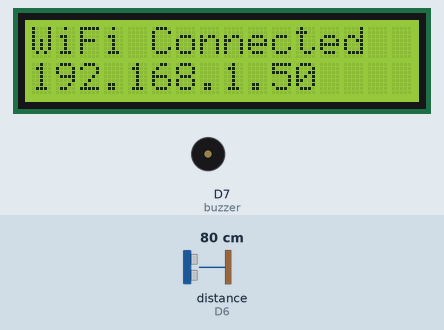
A sketch run on a simulated ESP8266 (NodeMCU). Shown: 16×2 character LCD, buzzer (waves = sounding, pin HIGH). Wiring (inferred from the names in the program): ultrasonic range finder: trigger D5; echo D6. The test bench sets the inputs (shaded band); at power-on: distance to the obstacle (sensor on D6) 80 cm. The echo pulse lasts 58.3 µs per cm; WiFi joins after 1.5 s; servers stay silent unless stated; uploads are accepted with an empty reply; pins used as bus, display or sensor lines are not drawn; what the sketch prints to the serial monitor is not drawn.

Above: at 1.7 s.
At 4.8 s:
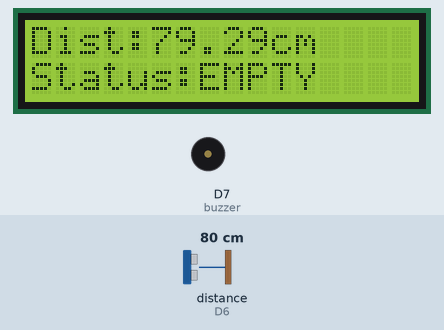
4.9 s: distance to the obstacle (sensor on D6) set to 7 cm
At 7.8 s:
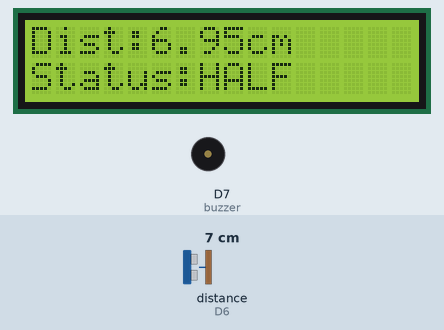
8.9 s: distance to the obstacle (sensor on D6) set to 4 cm
At 11.3 s:
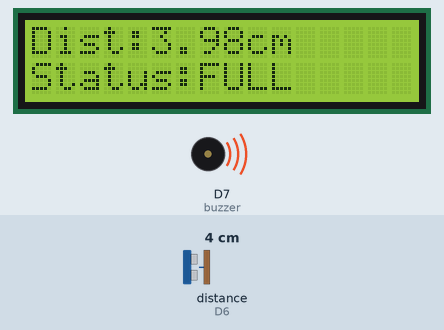
12.9 s: distance to the obstacle (sensor on D6) set to 2 cm
At 13.6 s:
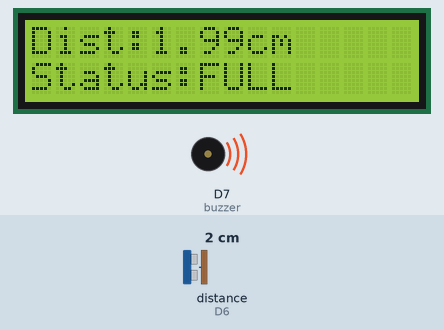
Timing chart, 0 to 15.9 s (numbered marks = the images above; inputs shaded):
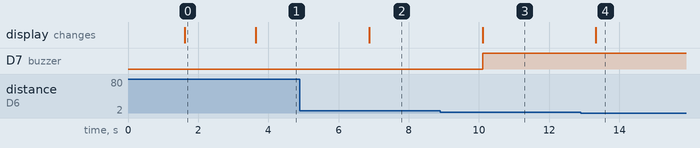

Measured:
- the behaviour switches between 6 and 5 cm on distance to the obstacle (sensor on D6) (found by bisection; images 2 and 3)
- after the input at 4.9 s, the display: changes after 2.0 s (image 2)
- after the input at 8.9 s, D7 (buzzer): LOW → HIGH after 1.2 s; the display: changes after 1.2 s (image 3)
- after the input at 12.9 s, the display: changes after 0.43 s (image 4)
- what the display in image 0 shows lasts 2.0 s, from 1.6 s to 3.6 s

The sketch:

arduino_code_main.ino
```cpp
#include <ESP8266WiFi.h>
#include <ESP8266HTTPClient.h>
#include <Wire.h>
#include <LiquidCrystal_I2C.h>

// WiFi settings
const char* ssid = "Student s";
const char* password = "244466666";

// Server URL
const char* serverName = "http://10.232.102.202:3000/update";

// Dustbin ID
int dustbinID = 1;

// Pins
#define trig D5
#define echo D6
#define buzzer D7

// LCD
LiquidCrystal_I2C lcd(0x27, 16, 2);

// Variables
long duration;
float distance;
String statusBin;
int isFull;

// ---------------- SETUP ----------------
void setup() {
  Serial.begin(115200);

  pinMode(trig, OUTPUT);
  pinMode(echo, INPUT);
  pinMode(buzzer, OUTPUT);
  digitalWrite(buzzer, LOW);

  lcd.init();
  lcd.backlight();

  connectWiFi();   // 🔥 Clean WiFi connect function
}

// ---------------- WIFI CONNECT FUNCTION ----------------
void connectWiFi() {
  lcd.clear();
  lcd.setCursor(0,0);
  lcd.print("Connecting WiFi");

  WiFi.begin(ssid, password);

  int retry = 0;

  while (WiFi.status() != WL_CONNECTED && retry < 20) {
    delay(500);
    Serial.print(".");
    retry++;
  }

  lcd.clear();

  if (WiFi.status() == WL_CONNECTED) {
    Serial.println("\nWiFi Connected!");
    Serial.println(WiFi.localIP());

    lcd.setCursor(0,0);
    lcd.print("WiFi Connected");
    lcd.setCursor(0,1);
    lcd.print(WiFi.localIP());

  } else {
    Serial.println("\nWiFi Failed!");

    lcd.setCursor(0,0);
    lcd.print("WiFi Failed!");
    lcd.setCursor(0,1);
    lcd.print("Retrying...");
  }

  delay(2000);
}

// ---------------- LOOP ----------------
void loop() {

  // -------- WiFi Auto Reconnect --------
  if (WiFi.status() != WL_CONNECTED) {
    Serial.println("WiFi Lost!");

    lcd.clear();
    lcd.setCursor(0,0);
    lcd.print("WiFi Lost!");
    lcd.setCursor(0,1);
    lcd.print("Reconnecting");

    connectWiFi();
    return;
  }

  // -------- Ultrasonic Sensor --------
  digitalWrite(trig, LOW);
  delayMicroseconds(2);
  digitalWrite(trig, HIGH);
  delayMicroseconds(10);
  digitalWrite(trig, LOW);

  duration = pulseIn(echo, HIGH, 20000);

  if (duration == 0) {
    Serial.println("No Echo");
    return;
  }

  distance = duration * 0.034 / 2;

  Serial.print("Distance: ");
  Serial.println(distance);

  // -------- Status Logic --------
  if (distance < 5) {
    statusBin = "FULL";
    isFull = 1;
  }
  else if (distance <= 12) {
    statusBin = "HALF";
    isFull = 0;
  }
  else {
    statusBin = "EMPTY";
    isFull = 0;
  }

  // -------- LCD Display --------
  lcd.setCursor(0,0);
  lcd.print("Dist:");
  lcd.print(distance);
  lcd.print("cm   ");

  lcd.setCursor(0,1);
  lcd.print("Status:");
  lcd.print(statusBin);
  lcd.print("   ");

  // -------- Buzzer --------
  digitalWrite(buzzer, (isFull == 1) ? HIGH : LOW);

  // -------- Send Data to Server --------
  WiFiClient client;
  HTTPClient http;

  http.begin(client, serverName);
  http.addHeader("Content-Type", "application/json");

  String jsonData = "{";
  jsonData += "\"id\":" + String(dustbinID) + ",";
  jsonData += "\"is_full\":" + String(isFull);
  jsonData += "}";

  Serial.println("Sending:");
  Serial.println(jsonData);

  int httpCode = http.POST(jsonData);

  if (httpCode > 0) {
    Serial.print("Response: ");
    Serial.println(httpCode);
  } else {
    Serial.print("HTTP Error: ");
    Serial.println(http.errorToString(httpCode));
  }

  http.end();

  delay(3000);
}
```
